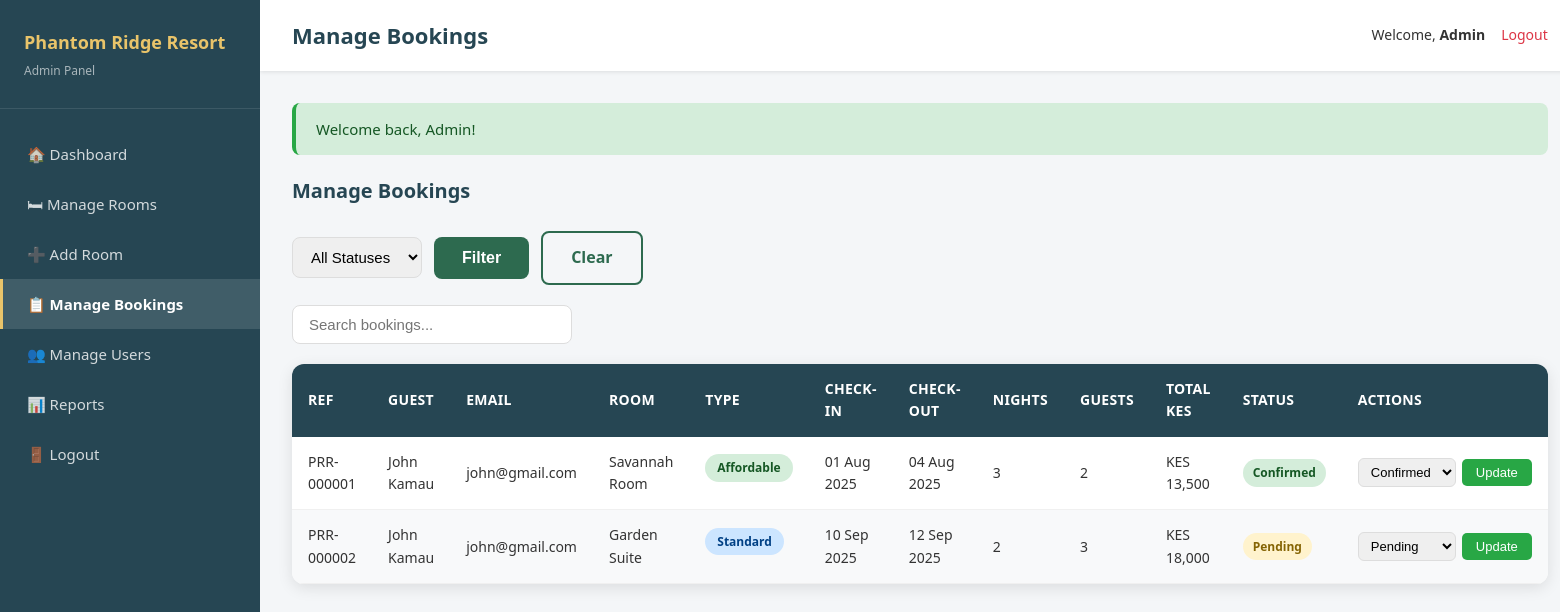
The app's page /admin/bookings.php (signed in) with its own data.
### tables this page shows
CREATE TABLE bookings (
    id          INT           NOT NULL AUTO_INCREMENT,
    user_id     INT           NOT NULL,
    room_id     INT           NOT NULL,
    check_in    DATE          NOT NULL,
    check_out   DATE          NOT NULL,
    num_guests  INT           NOT NULL,
    num_nights  INT           NOT NULL,
    total_price DECIMAL(10,2) NOT NULL,
    status      ENUM('pending', 'confirmed', 'cancelled') NOT NULL DEFAULT 'pending',
    created_at  TIMESTAMP     NOT NULL DEFAULT CURRENT_TIMESTAMP,
    PRIMARY KEY (id),
    CONSTRAINT fk_bookings_user
        FOREIGN KEY (user_id) REFERENCES users(id)
        ON DELETE CASCADE ON UPDATE CASCADE,
    CONSTRAINT fk_bookings_room
        FOREIGN KEY (room_id) REFERENCES rooms(id)
        ON DELETE CASCADE ON UPDATE CASCADE,
    INDEX idx_user_id (user_id),
    INDEX idx_room_id (room_id),
    INDEX idx_status  (status),
    INDEX idx_dates   (check_in, check_out)
);

CREATE TABLE users (
    id         INT          NOT NULL AUTO_INCREMENT,
    name       VARCHAR(100) NOT NULL,
    email      VARCHAR(150) NOT NULL,
    password   VARCHAR(255) NOT NULL,
    phone      VARCHAR(20)  DEFAULT NULL,
    role       ENUM('user', 'admin') NOT NULL DEFAULT 'user',
    created_at TIMESTAMP    NOT NULL DEFAULT CURRENT_TIMESTAMP,
    PRIMARY KEY (id),
    UNIQUE KEY uq_email (email)
);

CREATE TABLE rooms (
    id              INT           NOT NULL AUTO_INCREMENT,
    name            VARCHAR(150)  NOT NULL,
    type            ENUM('affordable', 'standard', 'luxury') NOT NULL,
    description     TEXT          DEFAULT NULL,
    services        TEXT          DEFAULT NULL,
    price_per_night DECIMAL(10,2) NOT NULL,
    max_guests      INT           NOT NULL,
    main_image      VARCHAR(255)  DEFAULT NULL,
    is_available    TINYINT(1)    NOT NULL DEFAULT 1,
    created_at      TIMESTAMP     NOT NULL DEFAULT CURRENT_TIMESTAMP,
    PRIMARY KEY (id)
);

### includes/functions.php (called while the page is built, shortened)
<?php
function formatKES($amount) {
    return 'KES ' . number_format($amount, 0, '.', ',');
}
function getTypeLabel($type) {
    switch ($type) {
        case 'affordable': return 'Affordable';
        case 'standard':   return 'Standard';
    }
}
function getTypeBadgeClass($type) {
    switch ($type) {
        case 'affordable': return 'badge-affordable';
        case 'standard':   return 'badge-standard';
    }
}

### admin/bookings.php (the view, shortened to what this page needs)
<?php
require_once '../includes/db.php';
require_once '../includes/flash.php';
require_once '../includes/functions.php';
require_once 'includes/admin-header.php';
$validStatuses = ['pending', 'confirmed', 'cancelled'];
$status_filter = sanitize($_GET['status_filter'] ?? '', $conn);
if ($status_filter && in_array($status_filter, $validStatuses)) {
    $stmt = $conn->prepare("
        SELECT b.*, u.name as user_name, u.email as user_email,
               r.name as room_name, r.type
        FROM bookings b
        JOIN users u ON b.user_id = u.id
        JOIN rooms r ON b.room_id = r.id
        WHERE b.status = ?
        ORDER BY b.created_at DESC
    ");
    $stmt->bind_param('s', $status_filter);
    $stmt->execute();
    $bookings = $stmt->get_result()->fetch_all(MYSQLI_ASSOC);
    $stmt->close();
} else {
    $bookings = $conn->query("
        SELECT b.*, u.name as user_name, u.email as user_email,
               r.name as room_name, r.type
        FROM bookings b
        JOIN users u ON b.user_id = u.id
        JOIN rooms r ON b.room_id = r.id
        ORDER BY b.created_at DESC
    ")->fetch_all(MYSQLI_ASSOC);
}
?>
<div style="display:flex; justify-content:space-between; align-items:center; margin-bottom:24px;">
    <h3 style="font-size:20px; font-weight:700; color:#264653;">Manage Bookings</h3>
</div>
<form method="GET" action="<?php echo BASE_URL; ?>/admin/bookings.php"
      style="display:flex; gap:12px; align-items:center; margin-bottom:20px; flex-wrap:wrap;">
    <select name="status_filter" style="padding:10px 14px; border:1px solid #ddd; border-radius:8px; font-size:15px;">
        <option value="">All Statuses</option>
    </select>
    <button type="submit" class="btn-primary">Filter</button>
    <a href="<?php echo BASE_URL; ?>/admin/bookings.php" class="btn-outline">Clear</a>
</form>
<div class="table-search-bar">
    <input type="text" id="table-search" placeholder="Search bookings...">
</div>
<div class="admin-table-wrapper">
    <table>
        <thead>
            <tr>
                <th>Ref</th>
                <th>Guest</th>
                <th>Email</th>
                <th>Room</th>
                <th>Type</th>
                <th>Check-In</th>
                <th>Check-Out</th>
                <th>Nights</th>
                <th>Guests</th>
                <th>Total KES</th>
                <th>Status</th>
                <th>Actions</th>
            </tr>
        </thead>
        <tbody>
            <?php foreach ($bookings as $booking): ?>
            <tr>
                <td><?php echo 'PRR-' . str_pad($booking['id'], 6, '0', STR_PAD_LEFT); ?></td>
                <td><?php echo htmlspecialchars($booking['user_name']); ?></td>
                <td><?php echo htmlspecialchars($booking['user_email']); ?></td>
                <td><?php echo htmlspecialchars($booking['room_name']); ?></td>
                <td>
                    <span class="<?php echo getTypeBadgeClass($booking['type']); ?>">
                        <?php echo getTypeLabel($booking['type']); ?>
                    </span>
                </td>
                <td><?php echo date('d M Y', strtotime($booking['check_in'])); ?></td>
                <td><?php echo date('d M Y', strtotime($booking['check_out'])); ?></td>
                <td><?php echo $booking['num_nights']; ?></td>
                <td><?php echo $booking['num_guests']; ?></td>
                <td><?php echo formatKES($booking['total_price']); ?></td>
                <td>
                    <span class="status-<?php echo $booking['status']; ?>">
                        <?php echo ucfirst($booking['status']); ?>
                    </span>
                </td>
                <td>
                    <form method="POST" action="<?php echo BASE_URL; ?>/admin/bookings.php"
                          style="display:flex; gap:6px; align-items:center;">
                        <select name="new_status"
                                style="padding:5px 8px; border:1px solid #ddd; border-radius:6px; font-size:13px;">
                            <option value="pending"   <?php echo $booking['status'] === 'pending'   ? 'selected' : ''; ?>>Pending</option>
                            <option value="confirmed" <?php echo $booking['status'] === 'confirmed' ? 'selected' : ''; ?>>Confirmed</option>
                        </select>
                        <button type="submit" class="btn-edit">Update</button>
                    </form>
                </td>
            </tr>
            <?php endforeach; ?>
        </tbody>
    </table>
</div>
<?php require_once 'includes/admin-footer.php'; ?>

### assets/css/admin.css (style rules this page uses)
:root { --primary: #2d6a4f; --secondary: #e9c46a; --accent: #264653; --bg: #f8f9fa; --text: #333333; --card-bg: #ffffff; --radius: 12px; --shadow: 0 4px 15px rgba(0,0,0,0.1); --transition: all 0.3s ease; }
.admin-table-wrapper { background: #ffffff; border-radius: var(--radius); box-shadow: var(--shadow); overflow: hidden; }
.admin-table-wrapper table { width: 100%; border-collapse: collapse; }
.admin-table-wrapper thead tr { background: var(--accent); color: #ffffff; }
.admin-table-wrapper th { padding: 14px 16px; text-align: left; font-size: 14px; font-weight: 600; text-transform: uppercase; letter-spacing: 0.3px; }
.admin-table-wrapper td { padding: 14px 16px; font-size: 14px; color: var(--text); border-bottom: 1px solid #f0f0f0; }
.admin-table-wrapper tbody tr:nth-child(even) { background: #f8f9fa; }
.btn-edit, .btn-delete, .btn-view { display: inline-block; padding: 6px 14px; border-radius: 5px; font-size: 13px; font-weight: 500; text-decoration: none; border: none; cursor: pointer; transition: opacity 0.2s; }
.btn-edit { background: #28a745; color: #ffffff; }
.table-search-bar { display: flex; gap: 12px; margin-bottom: 20px; align-items: center; }
.table-search-bar input { padding: 10px 16px; border: 1px solid #ddd; border-radius: 8px; font-size: 15px; width: 280px; outline: none; }
.status-pending, .status-confirmed, .status-cancelled { display: inline-block; padding: 4px 10px; border-radius: 20px; font-size: 12px; font-weight: 600; }
.status-pending { background: #fff3cd; color: #856404; }
.status-confirmed { background: #d4edda; color: #155724; }

### assets/css/style.css (style rules this page uses)
:root { --primary: #2d6a4f; --secondary: #e9c46a; --accent: #264653; --bg: #f8f9fa; --text: #333333; --card-bg: #ffffff; --radius: 12px; --shadow: 0 4px 15px rgba(0,0,0,0.1); --transition: all 0.3s ease; }
* { box-sizing: border-box; margin: 0; padding: 0; }
body { background-color: var(--bg); color: var(--text); font-family: "Segoe UI", Tahoma, Geneva, Verdana, sans-serif; line-height: 1.6; }
.badge-affordable, .badge-standard, .badge-luxury { display: inline-block; padding: 4px 12px; border-radius: 20px; font-size: 12px; font-weight: 600; margin-bottom: 10px; }
.badge-affordable { background: #d4edda; color: #155724; }
.badge-standard { background: #cce5ff; color: #004085; }
.btn-primary { display: inline-block; background: var(--primary); color: #ffffff; padding: 12px 28px; border-radius: 8px; border: none; font-size: 16px; font-weight: 600; cursor: pointer; text-decoration: none; transition: var(--transition); text-align: center; }
.btn-outline { display: inline-block; background: transparent; border: 2px solid var(--primary); color: var(--primary); padding: 12px 28px; border-radius: 8px; font-size: 16px; font-weight: 600; cursor: pointer; text-decoration: none; transition: var(--transition); text-align: center; }

### records on screen
bookings: id "000001", user.name "John Kamau", user.email "john@gmail.com", room.name "Savannah Room", room.type "Affordable", check_in "01 Aug 2025", check_out "04 Aug 2025", num_nights "3", num_guests "2", total_price "KES 13,500", status "Confirmed", new_status "Confirmed"
bookings: id "000002", user.name "John Kamau", user.email "john@gmail.com", room.name "Garden Suite", room.type "Standard", check_in "10 Sep 2025", check_out "12 Sep 2025", num_nights "2", num_guests "3", total_price "KES 18,000", status "Pending", new_status "Pending"

### other values on screen
$adminPageTitle "Manage Bookings"
$_SESSION['user_name'] "Admin"
$flash['message'] "Welcome back, Admin!"
